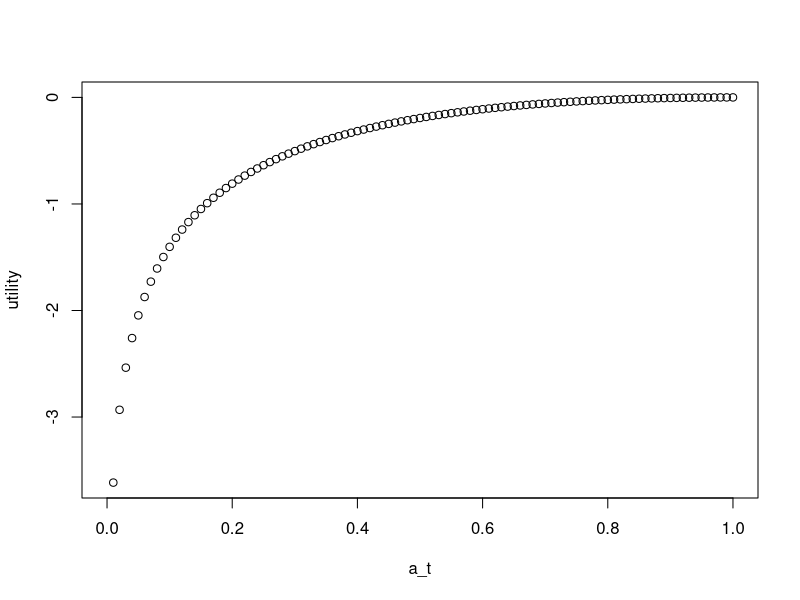

This figure's R source: (Note: this script raises an error after producing the figure.)
#
# Script for the EPI-ECON modelling work: SIR with intervention (optimal policy)
#
# - Reproduction of Farboodi et al (2021) code: "Solution" 
# - Disease dynamics with intervention
# - Laissez-Faire: Mathematica code with alpha=1 shows Health Cost: 11374, and Activity Cost: 1277
# - optimal policy: 
#      - Mathematica code with alpha=0 shows Health Cost: 860, and Activity Cost: 7227
#      - manuscript shows a(t)=0.6
#
######################################################### #

rm(list=ls())
library(ggplot2)
library(deSolve)

# Plot results
library(ggplot2)
library(gridExtra)

# Parameters
parameters <- list(
  gamma = 1/7,             # Recovery rate (γ)
  beta = 3/10 + 1/7,       # Transmission rate (β)
  delta = 0.67 / 365,      # Arrival rate of cure (δ)
  rho = 0.05 / 365,        # Discounting rate (ρ)
  pi = 0.0062,             # Infection fatality rate (π)
  kappa = 197,             # Expected cost of infection (κ)
  ni0 = 0.0000527025093365949,         # Initial infected population (Ni0)
  ns0 = 0.999922203320773,         # Initial susceptible population (Ns0)
  nr0 = 0.00002484,        # Initial recovered population (Nr0)
  nd0 = 0.000000156,       # Initial dead population (Nd0)
  alpha =0,               # Altruism parameter (0 means optimal policy)
  fx = 123
 # scenario="optimal-policy" # Exchange rate multiplier for USD conversion
)

# tolerance values
nifinal <- 10^-9    # not used yet
tolerance <- 10^-6  # not used yet

# Optimal activity a(t) based on utility function
a_function <- function(alpha, beta, ns, ni, lambda_s, lambda_i) {

  diff_lambda <- lambda_s - lambda_i
  sqrt_term <- ns + ni + 4 * (1 + alpha) * beta * ni * ns * diff_lambda
  
  print(paste("diff_lambda =", diff_lambda))
  print(paste("sqrt_term =", sqrt_term))

  # defensive check
  if (sqrt_term < 0 ||diff_lambda == 0) {
    return(1)  # Prevent complex values or division by zero
  }

  num <- -(ns + ni) + sqrt(ns + ni) * sqrt(sqrt_term)
  denom <- 2 * (1 + alpha) * beta * ns * ni * diff_lambda
  return(num/denom)  # Ensure activity remains between [0,1] return(max(min(num / denom, 1), 0))
}


# Utility function
# utility_type = "log"
utility_function <- function(a_t) {
    return(log(a_t) - a_t + 1)
}

# explore activity-utility relationship
a_t <- seq(0,1,0.01)
plot(a_t,utility_function(seq(0,1,0.01)),ylab='utility')

## for debugging
# attach(parameters)
# attach(as.list(initial_state))

# Define the SIR model function including costates, recovered, dead, and separate costs
sir_costate_model <- function(time, state, parameters) { 
  with(as.list(c(state, parameters)), { # this statements enables the use of the parameter and state names
     
    # Debugging print statements
    print(paste("t =", time))
    print(paste("Ns =", Ns))
    print(paste("Ni =", Ni))
    print(paste("Lambda_s =", Lambda_s))
   print(paste("Lambda_i =", Lambda_i))
   
    # Calculate optimal action based on utility type
    a_t <- a_function(alpha, beta, Ns, Ni, Lambda_s, Lambda_i)

    
    # stopping condition
    if(Ni < nifinal){
      return(list(rep(0,12)))
    }
 
    # Calculate utility of action
    u_a <- utility_function(a_t)
  
    # Differential equations for SIR model with costates
    dNs <- -beta * a_t^2 * Ns * Ni
    dNi <- beta * a_t^2 * Ns * Ni  - gamma * Ni 
    dNr <- gamma * Ni * (1 - pi)
    dNd <- gamma * Ni * pi
    
    # # Costate equations
    dLambda_s <- (rho + delta) * Lambda_s - u_a - (Lambda_i - Lambda_s) * beta * a_t^2 * Ni
    dLambda_i <- (rho + delta) * Lambda_i - u_a - alpha * (Lambda_i - Lambda_s) * beta * a_t^2 * Ns + gamma * (kappa + Lambda_i)
    
    # cost calculations
    dHealthCost <- fx * (exp(-(rho + delta) * time) * gamma * kappa * Ni)
    dSocialActivityCost <- -fx * (exp(-(rho + delta) * time) * (Ns + Ni) * u_a)  # note: negative
    
    # Total cost is the sum of cumulative costs
    dTotalCost <- dHealthCost + dSocialActivityCost

    # Reproduction number
    R0 = beta / gamma
    R_t = R0 * a_t^2 * Ns
    
    
    print(paste("a_t =", a_t))
    # Return the rate of change for each state variable
    return(list(c(dNs, dNi, dNr, dNd, dLambda_s, dLambda_i, dHealthCost, dSocialActivityCost, dTotalCost, a_t, u_t , R_t)))
  })
}

#a_t2<-a_function(parameters$alpha, parameters$beta, parameters$ns0, parameters$ni0, -102.859, -194.343)
u_t0<-utility_function(0.9978751)

# Initial state variables including separate costs
initial_state <- c(Ns = parameters$ns0, 
                   Ni = parameters$ni0, 
                   Nr = parameters$nr0, 
                   Nd = parameters$nd0,
                   Lambda_s = -102.859768242236,#Lambda_values[1], -102.859	-194.343, -164.924, -29822.368
                   Lambda_i = -194.343405878049,#Lambda_values[2], -165.651	-21985.5 #-165.618 -22490.5
                   HealthCost = 0, 
                   SocialActivityCost = 0, 
                   TotalCost = 0,
                   a_t = 0.997873982271116, #0.61904
                   u_t = u_t0,#-0101193
                   R_t = 0) # Lambda_s = -165,#Lambda_values[1], -102.859	-194.343 Lambda_i = -21985.5,#Lambda_values[2], -165.651	-21985.5
#initial_state <- as.numeric(initial_state)
#names(initial_state) <- c("Ns", "Ni", "Nr", "Nd", "Lambda_s", "Lambda_i", 
             #             "HealthCost", "SocialActivityCost", "TotalCost", "a_t", "u_t", "R_t")

# Adjust values dynamically based on `alpha`
#if (parameters$alpha == 1) {
#  initial_state$Lambda_s <- -165.651
#  initial_state$Lambda_i <- -21958.5
#}

# Convert list to named numeric vector for `ode()`
#initial_state <- unlist(initial_state)
# Time sequence for pre-shock
time_pre_shock <- seq(0, 20, by = 1)

# Solve the model
#output_intervention <- ode(y = initial_state, 
       #                    times = time_pre_shock, 
         #                  func  = sir_costate_model, 
         #                  parms = parameters,
                           #method= "lsoda",#method="rk4" "bdf" "euler"
         #                  method="lsoda"
                           output_intervention <- ode(
                             y = initial_state, 
                             times = time_pre_shock, 
                             func = sir_costate_model, 
                             parms = parameters,
                             method = "lsoda"   # lsoda automatically handles stiff/non-stiff transitions
                                    # tighten absolute tolerance
                                   # tighten relative tolerance
                                    # limit maximum step size
                                 # allow plenty of steps to avoid premature termination
                           )
#) #tcrit = time_pre_shock)
print(output_intervention)
output_intervention_df <- as.data.frame(output_intervention)
print(output_intervention_df$a_t)


#output_intervention_df$a_t <- c(output_intervention_df$a_t[-1], output_intervention_df$a_t[nrow(output_intervention_df)])


#output_intervention_df <- output_intervention_df[output_intervention_df$time %% 1 == 0, ]

print(unique(output_intervention_df$time))
output_intervention_df$a_t <- c(output_intervention_df$a_t[1],diff(output_intervention_df$a_t))
print(output_intervention_df$a_t)
output_intervention_df$u_t <- c(output_intervention_df$u_t[1],diff(output_intervention_df$u_t))
print(output_intervention_df$u_t)



#output_intervention_df$R_t <- c(output_intervention_df$R_t[1],diff(output_intervention_df$R_t))


print(output_intervention_df[, c("time", "Ns", "Ni", "a_t", "u_t", "Lambda_s", "Lambda_i")])
# Install and load the writexl package if not already installed

library(writexl)

# Prepare the data frame with key variables: time, Ns, Ni, activity (a_t), utility (u_t), Lambda_s, and Lambda_i
export_data <- output_intervention_df[, c("time", "Ns", "Ni", "a_t", "u_t", "Lambda_s", "Lambda_i")]
# Define the file path
file_path <- "C:/Users/Bart Smets/OneDrive/Documenten/GitHub/github map/SIR_OutputLF.xlsx"
# Export the data frame to an Excel file
write_xlsx(export_data, file_path)
print(export_data)


# Main SIR plot
p1 <- ggplot(output_intervention_df, aes(x = time)) +
  geom_line(aes(y = Ns, color = "Susceptible")) +
  geom_line(aes(y = Ni, color = "Infected")) +
  geom_line(aes(y = Nr, color = "Recovered")) +
  labs(y = "Proportion", title = "SIR Model with Optimal Control") +
  theme_minimal()

# Lambda values plot
p2 <- ggplot(output_intervention_df, aes(x = time)) +
  geom_line(aes(y = Lambda_s, color = "Lambda_s")) +
  geom_line(aes(y = Lambda_i, color = "Lambda_i")) +
  labs(y = "Lambda Values", title = "Costate Variables") +
  theme_minimal()

#Cost values plot
p3 <- ggplot(output_intervention_df, aes(x = time)) +
  geom_line(aes(y = HealthCost, color = "HealthCost")) +
  geom_line(aes(y = SocialActivityCost, color = "SocialActivityCost")) +
  geom_line(aes(y = TotalCost, color = "TotalCost")) +
  labs(y = "Cost", title = "Cost results") +
  theme_minimal()

#utility and activity values plot
p4 <- ggplot(output_intervention_df, aes(x = time)) +
  geom_line(aes(y = a_t, color = "a_t")) +
  geom_line(aes(y = u_t, color = "u_T")) +
  labs(y = "a_t and u_t", title = "Activity and Utility loss") +
  theme_minimal()

#utility and activity values plot
p5 <- ggplot(output_intervention_df, aes(x = time)) +
  geom_line(aes(y = R_t, color = "R_t")) 
  labs(y = "R_t", title = "Reproduction number") +
  theme_minimal()

 
  output_intervention_df_limited<-subset(output_intervention_df,time<=100)
  
  # Plot Lambda_s and Lambda_i over time
  ggplot(output_intervention_df_limited, aes(x = time)) +
    geom_line(aes(y = Lambda_s, color = "Lambda_s")) +
    geom_line(aes(y = Lambda_i, color = "Lambda_i")) +
    labs(y = "Lambda values", title = "Costate Variables Over Time", x = "Time (days)") +
    scale_color_manual(name = "Legend", values = c("Lambda_s" = "blue", "Lambda_i" = "red")) +
    theme_minimal()
  
# Arrange the plots
grid.arrange(p1, p2, p3, p4, p5, ncol = 2)

# Print final costs and costates
output_final <- tail(output_intervention_df, 1)
cat("Final Lambda_s:", output_final$Lambda_s, "\n")
cat("Final Lambda_i:", output_final$Lambda_i, "\n")
cat("Final Health Cost (per capita):", output_final$HealthCost, "\n")
cat("Final Social Activity Cost (per capita):", output_final$SocialActivityCost, "\n")
cat("Final Total Cost (per capita):", output_final$TotalCost, "\n")
